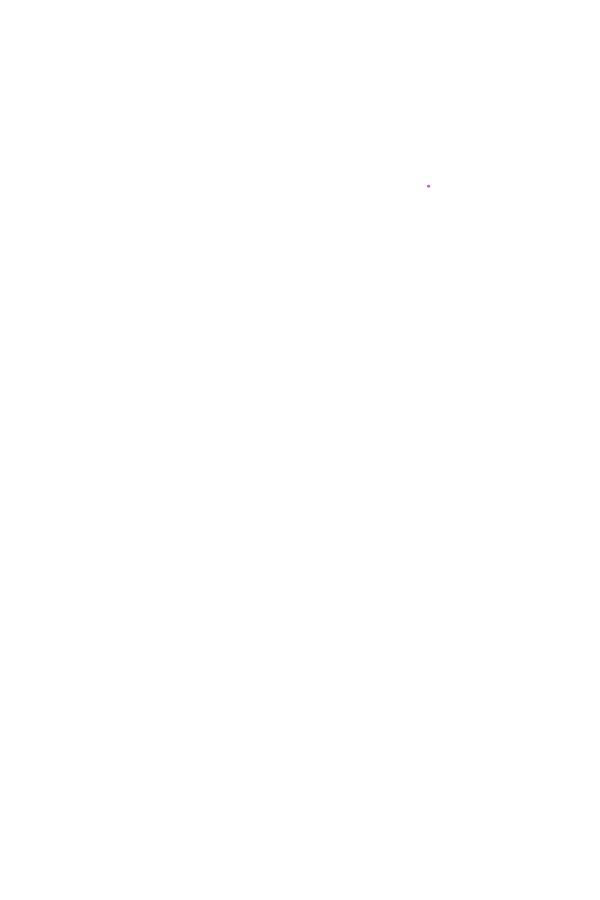
Frame 1 (no input)
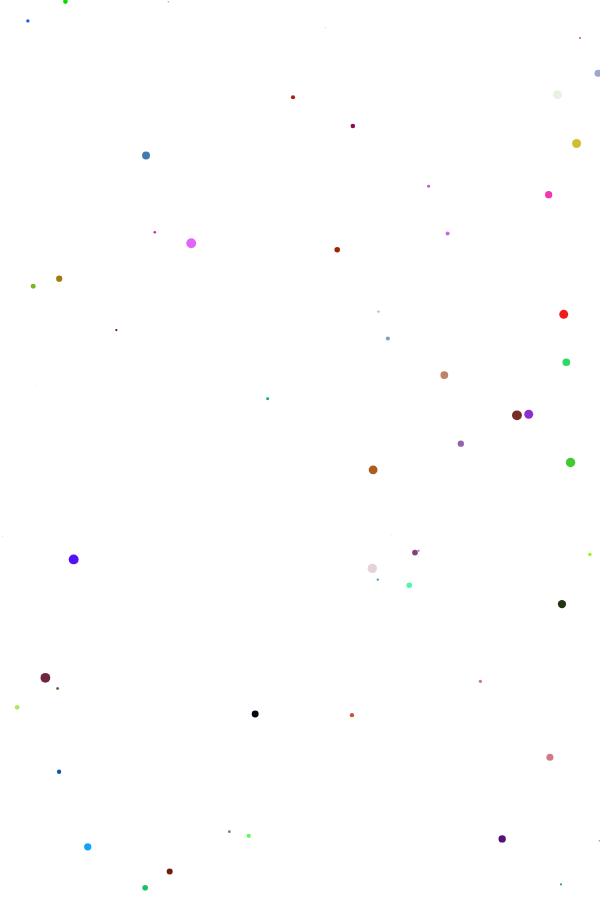
Frame 60 (no input)
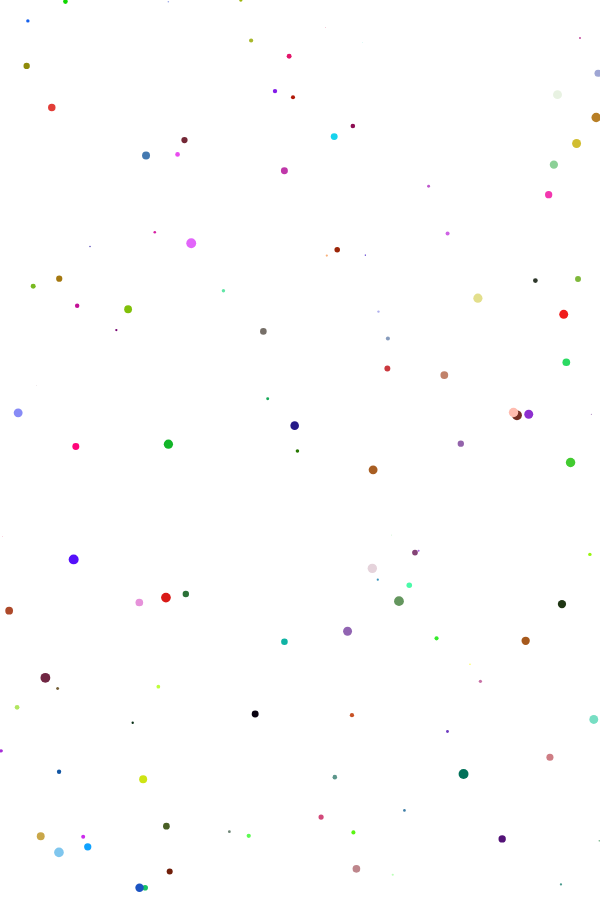
Frame 120 (the mouse pressed at the canvas centre since frame 60)

The p5.js sketch that drew these frames (run headless with seeded random() and noise() and a simulated clock; from frame 60 on, the mouse is pressed at the canvas centre):

// p5.js sketch
// ── sketch.js
function setup() {
  createCanvas(600,900);
}

function draw() {
  var r=random(width);
  var y=random(height);
  stroke(random(255), random(255), random(255));
  strokeWeight(random(10))
  point(r,y);
  //line(10,10,500,500)
}
